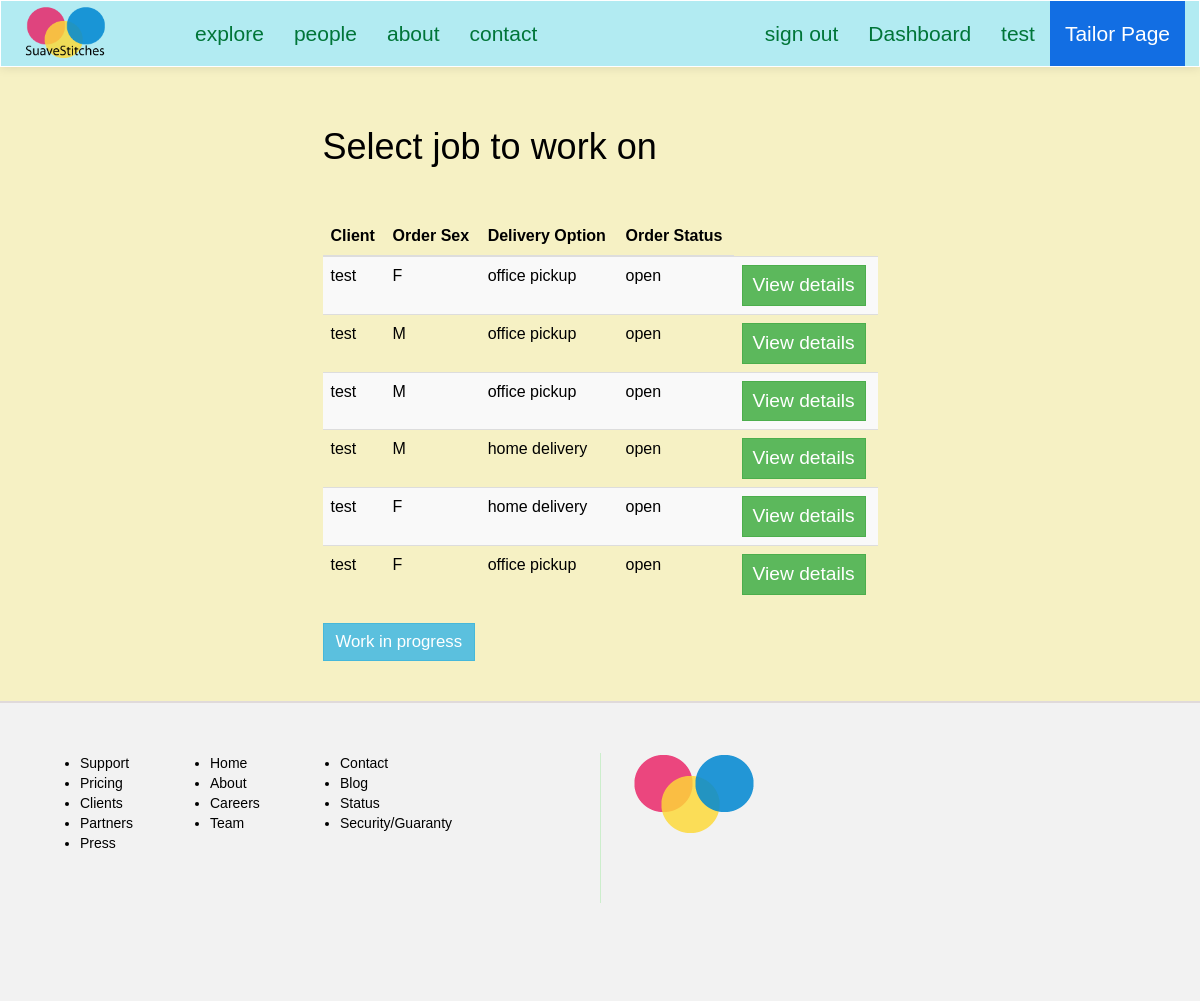
/suave/tailor/dashboard (signed in), run on an earlier commit of the app's database.
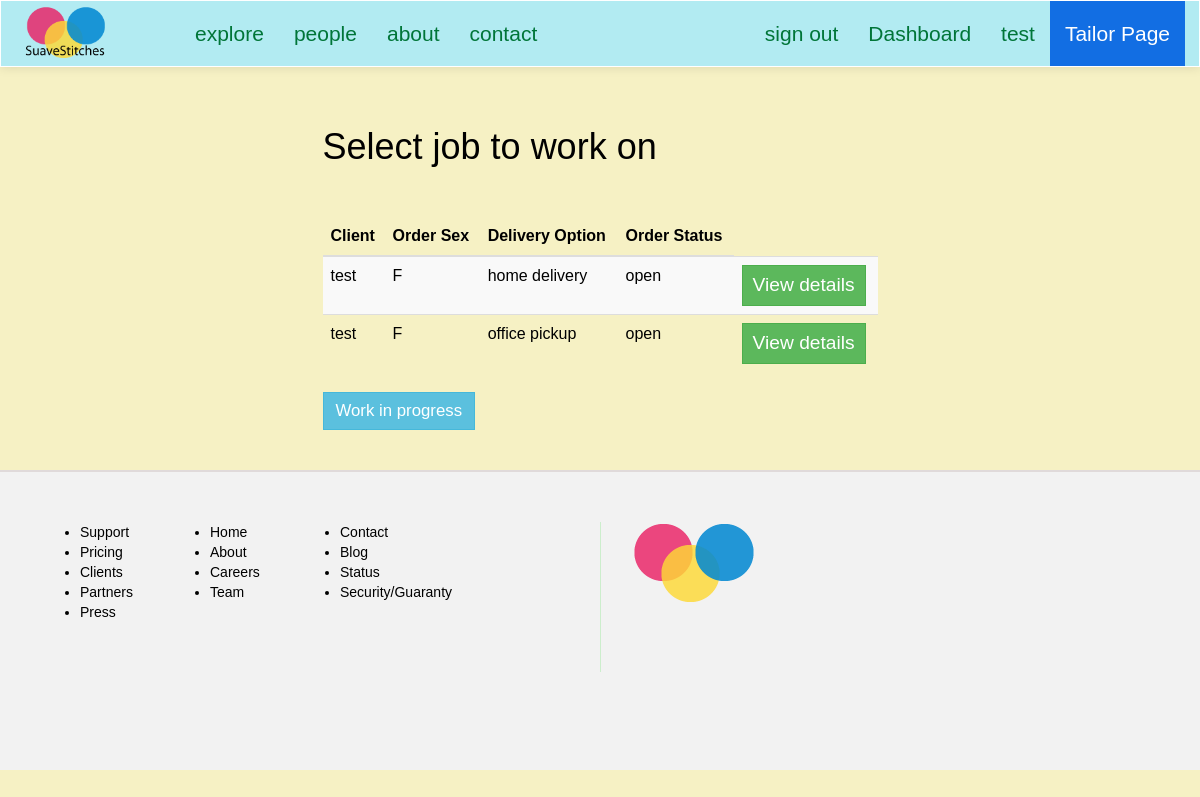
And on a later commit of the database.
### suave/models.py (models this page shows)
class Order(models.Model):
	client = models.ForeignKey(Client, null=True)
	size = models.ForeignKey(Size, null=True)
	sizetable = models.ForeignKey(SizeTable, null=True)
	tailor = models.ForeignKey(Tailor, null=True)
	fabric = models.ForeignKey(Fabric, null=True) #* change to foreign key with Fabric
	main_order_id = models.CharField(max_length=15, null=True)
	details = models.CharField(max_length=250, null=True) #*
	delivery_option = models.CharField(max_length=100, null=True)
	service_option = models.CharField(max_length=100, null=True)
	sex = models.CharField(max_length=2, default=' ')
	status = models.CharField(max_length=20, default='OPEN') #*
	cost = models.IntegerField(default=0000) # final cost of order

class Client(models.Model):
	FEMALE = 'F'
	MALE = 'M'
	SEX_CHOICE = (
		(FEMALE, 'F'),
		(MALE, 'M'),
	)
	user = models.OneToOneField(User)
	address = models.CharField(max_length=200, null=True)
	preference = models.CharField(max_length=40)
	sex = models.CharField(max_length=2, choices=SEX_CHOICE, default=" ")
	def __str__(self):
		return self.user.username

### suave/views.py (the view)
@login_required
def tailorDashboard(request):
	context = {}
	context['title'] = 'Tailor - SuaveStitches Nigeria'
	context['tailorPage'] = True
	orders = Order.objects.filter(status='OPEN')
	context['orders'] = orders
	return render(request, 'i/tailor/dashboard.html', context)

### suave/templates/i/tailor/dashboard.html (shortened to what this page needs)
{% extends "i/layout/base.html" %}
{% block main_section %}
<div class="col-lg-6 col-lg-offset-3"><br><br>
	<h1>Select job to work on</h1>
	<br><br>
	{% if orders %}
	<table class="table table-striped table-hover">
		<thead>
			<tr>
				<th>Client</th>
				<th>Order Sex</th>
				<th>Delivery Option</th>
				<th>Order Status</th>
			</tr>
		</thead>
		<tbody>
			{% for order in orders %}
			<tr>
				<td>{{ order.client }}</td>
				<td>{{ order.sex }}</td>
				<td>{{ order.delivery_option|lower }}</td>
				<td>{{ order.status|lower }}</td>
				<td><a href="{% url 'suave:tailorOrderDetails' order.main_order_id %}" class="btn btn-success btn-sm">View details</a></td>
			</tr>
			{% endfor %}
		</tbody>
	</table>
	{% endif %}
	<div class="dashboard-button-panel">
		<a href="" class="btn btn-success btn-info">Work in progress</a>
	</div>
	<br><br>
</div>
{% endblock %}

What changed in the data, as far as the page shows it:
removed Order: client "test", sex "F", delivery_option "office pickup", status "open"
removed Order: client "test", sex "M", delivery_option "office pickup", status "open"
removed Order: client "test", sex "M", delivery_option "office pickup", status "open"
no longer on this page (row edited): Order: client "test", sex "M", delivery_option "home delivery", status "open"
